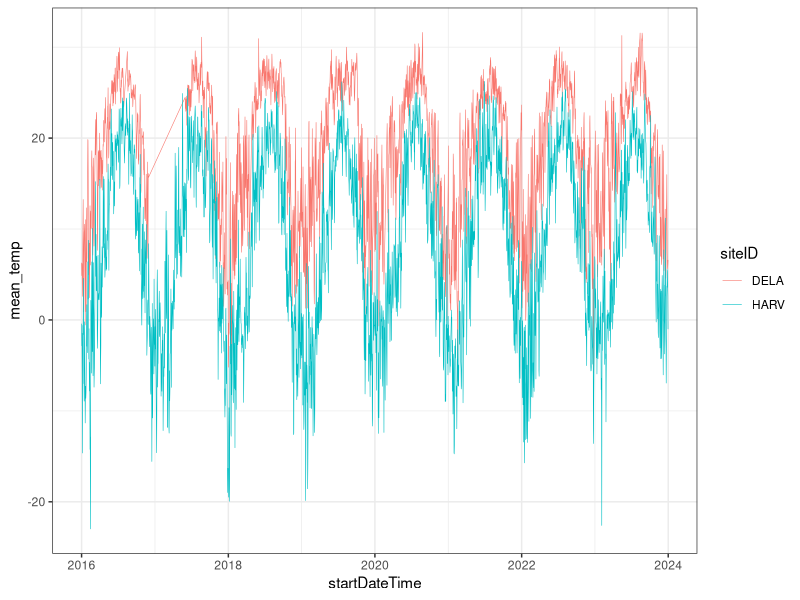
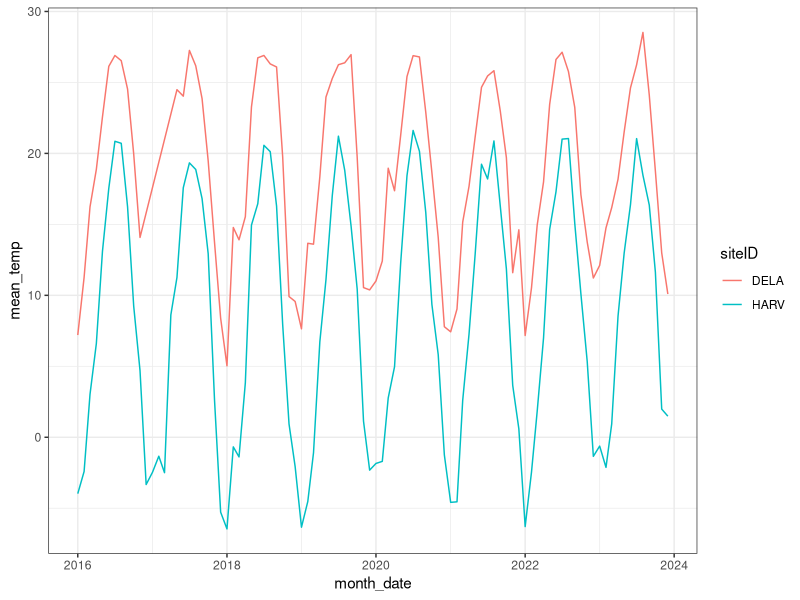
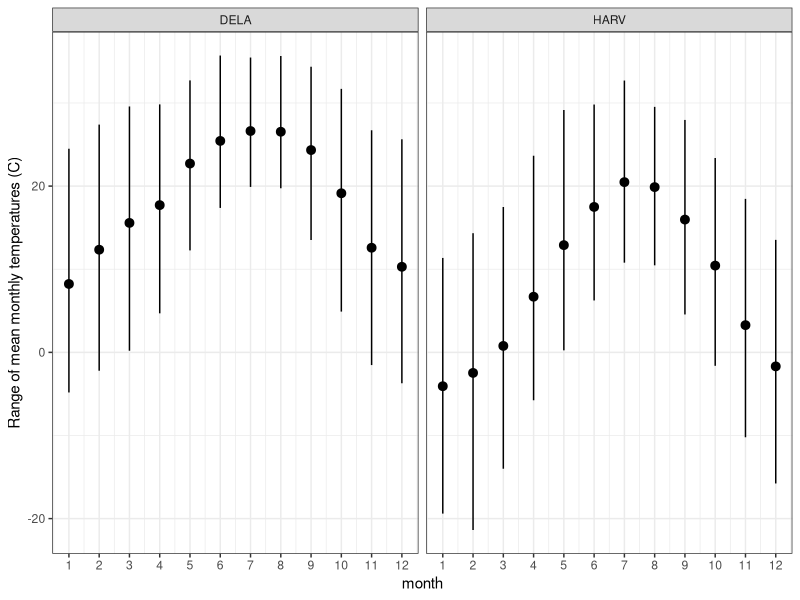
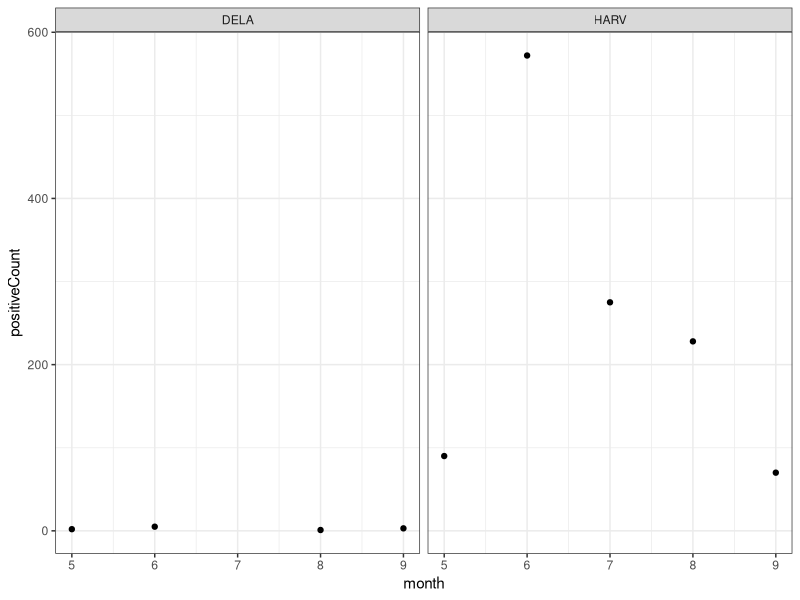
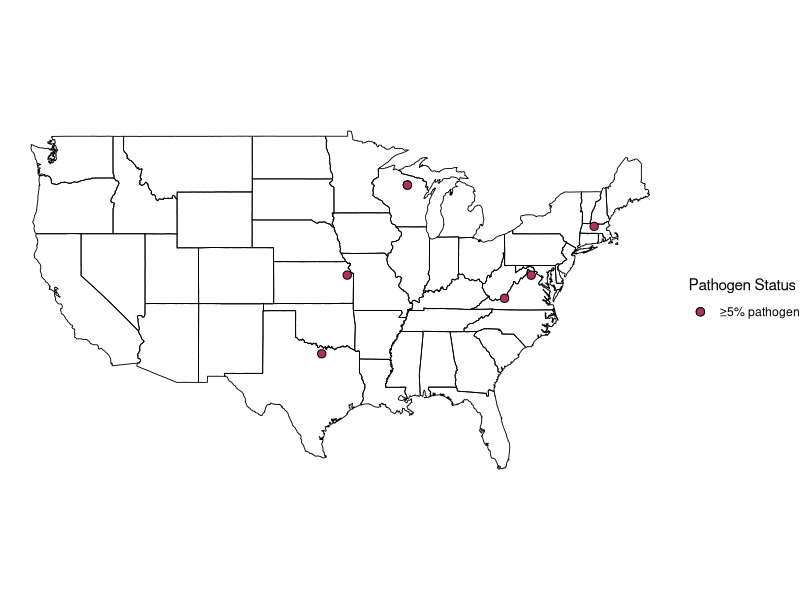

The R source for these figures, in order:
## ---- chunk 1

#install.packages("tidyverse")
#install.packages("here")

library(tidyverse)
library(here)

## ---- chunk 2

# Import Data

daily_temperature_data <- read_csv(here("data","processed","daily_temp_data.csv"))

monthly_temperature_data <- read_csv(here("data", "processed", "monthly_temp_data.csv"))

## ---- chunk 3

monthly_temperature_data <- monthly_temperature_data %>% 
  mutate(month_date = make_date(year, month))

## ---- chunk 4

ggplot(
  data = daily_temperature_data,
  aes(
    x = startDateTime, 
    y = mean_temp,
    color = siteID) 
  ) +
  geom_line(size = 0.2) +
theme_bw()

## ---- chunk 5

ggplot(
  data = monthly_temperature_data,
  aes(
    x = month_date, 
    y = mean_temp,
    color = siteID) 
  ) +
  geom_line(size = 0.5) +
theme_bw()

## ---- chunk 6

# Summarize and group monthly temperature data

monthly_temp_range <- monthly_temperature_data |>
  group_by(siteID, month) |>
  summarize(
    mean = mean(mean_temp, na.rm = TRUE),
    max = mean(max_temp, na.rm = TRUE),
    min = mean(min_temp, na.rm = TRUE)
  )

ggplot(
  monthly_temp_range,
  aes(
    x = month,
    y = mean
  )) +
geom_pointrange(
  aes(
    ymin = min,
    ymax = max
  )
) +
  facet_wrap(~siteID) +
  labs(y = "Range of mean monthly temperatures (C)") +
  scale_x_continuous(limits = c(1, 12),
                     breaks = seq(1, 12, 1)) +
  theme_bw()

## ---- chunk 7

pathogen_status_data <- read_csv(here("data","processed","pathogen_status_data.csv"))

## ---- chunk 8

positive_pathogen <- pathogen_status_data %>% 
  filter(testResult == "Positive")

#confusion on what "HardTick DNA Quality" in the "testPathogenName" column means and wondering if we can filter it out since it doesn't seem like that is a pathogen

# KF: Yes, I think you want to omit it; it is a quality control indicator column

## ---- chunk 9

# Tick Count Graph

daily_positive_pathogen <- positive_pathogen |>
  mutate(
    month = month(collectDate)
  ) |>
  group_by(siteID, month) |>
  summarize(
    positiveCount = n()
  )

ggplot(
  data = daily_positive_pathogen,
  aes(
    x = month, 
    y = positiveCount) 
  ) +
  geom_point() +
  facet_wrap(~siteID) +
theme_bw()

## ---- chunk 10

## Load Packages
#install.packages("maps")
library(here)
library(tidyverse)
library(maps)

## Read in metadata for all NEON sites
sites_all <- read_csv(here("data", "raw", "NEON_Field_Site_Metadata_20210226_0.csv")) %>%
  select(domainID:colocated_site, latitude:longitude, state:country)

## Read in pathogen positive proportion data (monthly)
monthly_pathogens <- read_csv(here("data","processed","monthly_pathogen_count.csv"))

## Define the list of our project's sites
mySites <- monthly_pathogens %>%
  distinct(siteID) %>%
  pull(siteID)
  
## Subset "sites" object for our project's sites
sites <- sites_all %>%
  filter(siteID %in% mySites) %>%
  arrange(siteID)

## List state names of our sites
myStates <- as.character(sites$state)

## Add pathogen info per site
site_summary <- monthly_pathogens %>%
  group_by(siteID, month) %>%
  summarize(
    average = mean(positiveProportion))

site_summary <- site_summary %>% 
  group_by(siteID) %>% 
  summarise(
    max = max(average)
  ) %>% 
  mutate(category = ifelse(max >= 0.05, "≥5% pathogen",
                           ifelse(max > 0, "<5% pathogen",
                                  "0 pathogen")))

## Join summary-site and create categories of prevalence
sites_plot <- sites %>%
  left_join(site_summary, by = "siteID")

## get US map with state boundaries
us_states <- map_data("state")

## ---- chunk 11

## Map our sites
ggplot() +
  # US state outlines
  geom_polygon(data = us_states,
               aes(x = long, y = lat, group = group),
               fill = NA,
               color = "black",
               linewidth = 0.3) +
  
  # 1) Draw ALL non-maroon points first
  geom_point(data = subset(sites_plot, category != "≥5% pathogen"),
             aes(x = longitude, y = latitude,
                 fill = category),
             size = 2.5, pch = 21, color = "black") +
  
  # 2) Draw maroon points LAST (on top)
  geom_point(data = subset(sites_plot, category == "≥5% pathogen"),
             aes(x = longitude, y = latitude,
                 fill = category),
             size = 2.5, pch = 21, color = "black") +
  
  scale_fill_manual(
    values = c(
      "≥5% pathogen" = "maroon",
      "<5% pathogen" = "pink",
      "0 pathogen" = "royalblue"
    )
  ) +
  coord_fixed(1.3) +
  theme_void() +
  labs(fill = "Pathogen Status")
